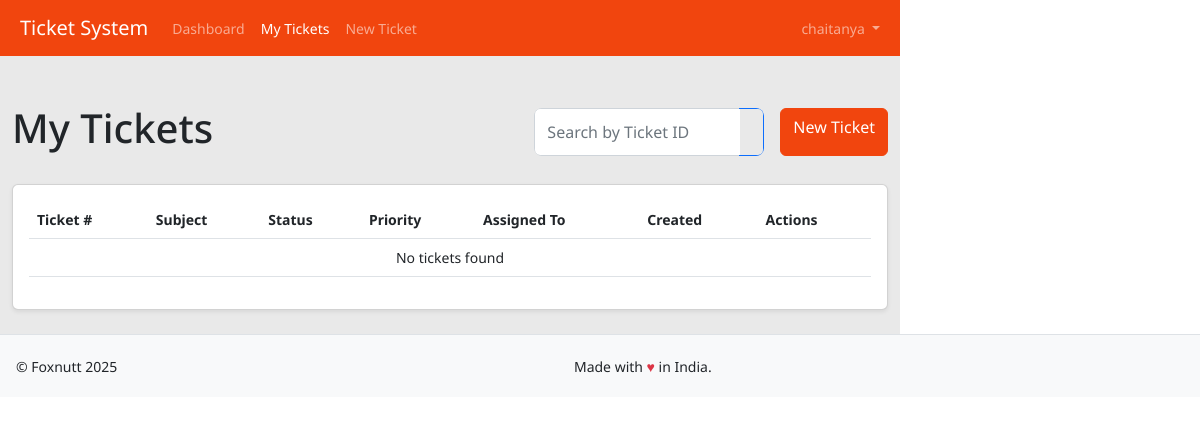
The page /tickets/my/ (signed in) on the database as committed earlier.
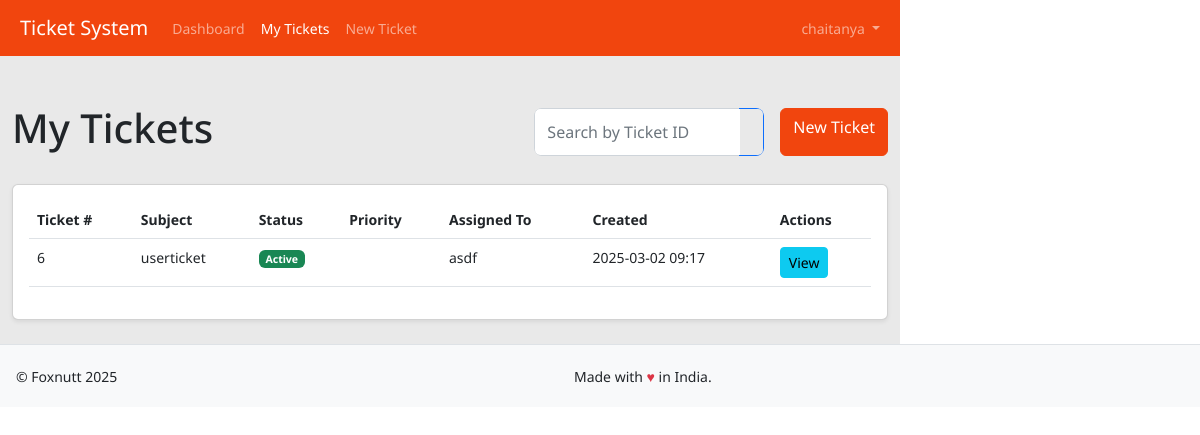
The same page on the database as committed later.
### tracker/models.py (models this page shows, shortened)
class Ticket(models.Model):
    STATUS_ACTIVE = 1
    STATUS_CLOSED = 2
    STATUS_PENDING = 3
    STATUS_CHOICES = [
        (STATUS_ACTIVE, 'Active'),
        (STATUS_CLOSED, 'Closed'),
        (STATUS_PENDING, 'Pending'),
    ]
    id = models.AutoField(primary_key=True)
    subject = models.CharField(max_length=200)
    description = models.TextField()
    created_by = models.ForeignKey(UserDetail, on_delete=models.CASCADE, related_name='created_tickets')
    assigned_to = models.ForeignKey(UserDetail, on_delete=models.SET_NULL, null=True, related_name='assigned_tickets')
    created_at = models.DateTimeField(auto_now_add=True)
    updated_at = models.DateTimeField(auto_now=True)
    status = models.PositiveSmallIntegerField(
        choices=STATUS_CHOICES,
        default=STATUS_ACTIVE
    )
    closed_at = models.DateTimeField(null=True, blank=True)
    closed_by = models.ForeignKey(
        UserDetail,
        on_delete=models.SET_NULL,
        null=True,
        blank=True,
        related_name='closed_tickets'
    )
    priority = models.ForeignKey(Priority, on_delete=models.SET_NULL, null=True)
    brand = models.CharField(max_length=100, blank=True, null=True)
    class Meta:
        ordering = ['-created_at']  # Default ordering by creation date, newest first
        indexes = [
            models.Index(fields=['-created_at']),  # Add index for better performance
        ]

class UserDetail(AbstractBaseUser, PermissionsMixin):
    row_id = models.AutoField(primary_key=True)  # ✅ `row_id` is the primary key
    user_id = models.CharField(max_length=255, unique=True)
    user_name = models.CharField(max_length=255)
    is_email_verified = models.BooleanField(default=False)
    is_active = models.BooleanField(default=True)
    pagination = models.IntegerField(default=10)
    sorting = models.IntegerField(default=0)
    is_staff = models.BooleanField(default=False)
    is_superuser = models.BooleanField(default=False)
    role = models.ForeignKey(Role, on_delete=models.SET_NULL, null=True)
    objects = UserManager()
    USERNAME_FIELD = "user_id"
    REQUIRED_FIELDS = ["user_name"]
    class Meta:
        verbose_name = 'user'
        verbose_name_plural = 'users'
    groups = models.ManyToManyField(
        'auth.Group',
        verbose_name='groups',
        blank=True,
        related_name='userdetail_set',
        related_query_name='userdetail'
    )
    user_permissions = models.ManyToManyField(
        'auth.Permission',
        verbose_name='user permissions',
        blank=True,
        related_name='userdetail_set',
        related_query_name='userdetail'
    )

### tracker/views.py (the view)
# urls.py: path('tickets/my/', views.my_tickets, name='my_tickets'),
@login_required
def my_tickets(request):
    tickets = Ticket.objects.filter(
        created_by=request.user
    ).select_related(
        'priority',
        'assigned_to'
    )
    ticket_id = request.GET.get('ticket_id')
    if ticket_id and ticket_id.isdigit():
        tickets = tickets.filter(id=ticket_id)
    else:
        tickets = tickets.order_by('-created_at')
    context = {
        'tickets': tickets,
        'title': 'My Tickets'
    }
    return render(request, 'tickets/my_tickets.html', context)

### tracker/templates/tickets/my_tickets.html (shortened to what the changed rows need)
{% extends 'base.html' %}
{% load static %}
{% block content %}
<div class="container-fluid py-4">
    <div class="d-flex justify-content-between align-items-center mb-4">
        <h1>My Tickets</h1>
    </div>
    <div class="card shadow-sm">
        <div class="card-body">
            <div class="table-responsive">
                <table class="table table-hover">
                    <thead>
                        <tr>
                            <th>Ticket #</th>
                            <th>Subject</th>
                            <th>Status</th>
                            <th>Priority</th>
                            <th>Assigned To</th>
                            <th>Created</th>
                            <th>Actions</th>
                        </tr>
                    </thead>
                    <tbody>
                        {% for ticket in tickets %}
                        <tr>
                            <td>{{ ticket.id }}</td>
                            <td>{{ ticket.subject }}</td>
                            <td>
                                <span class="badge {% if ticket.status == 2 %}bg-danger{% else %}bg-success{% endif %}">
                                    {{ ticket.get_status_display }}
                                </span>
                            </td>
                            <td>
                                <span class="badge bg-{{ ticket.priority.name|lower }}">
                                </span>
                            </td>
                            <td>{{ ticket.assigned_to.user_name|default:"Unassigned" }}</td>
                            <td>{{ ticket.created_at|date:"Y-m-d H:i" }}</td>
                            <td>
                                <a href="{% url 'view_ticket' ticket.id %}" class="btn btn-sm btn-info">
                                     View
                                </a>
                            </td>
                        </tr>
                        {% empty %}
                        <tr>
                            <td colspan="7" class="text-center">No tickets found</td>
                        </tr>
                        {% endfor %}
                    </tbody>
                </table>
            </div>
        </div>
    </div>
</div>
{% endblock %}

Rows that differ between the two databases and show on the page:
added Ticket: id "6", subject "userticket", status "Active", assigned_to.user_name "asdf", created_at "2025-03-02 09:17"
Other text that changed with them:
text no longer shown: "No tickets found"
